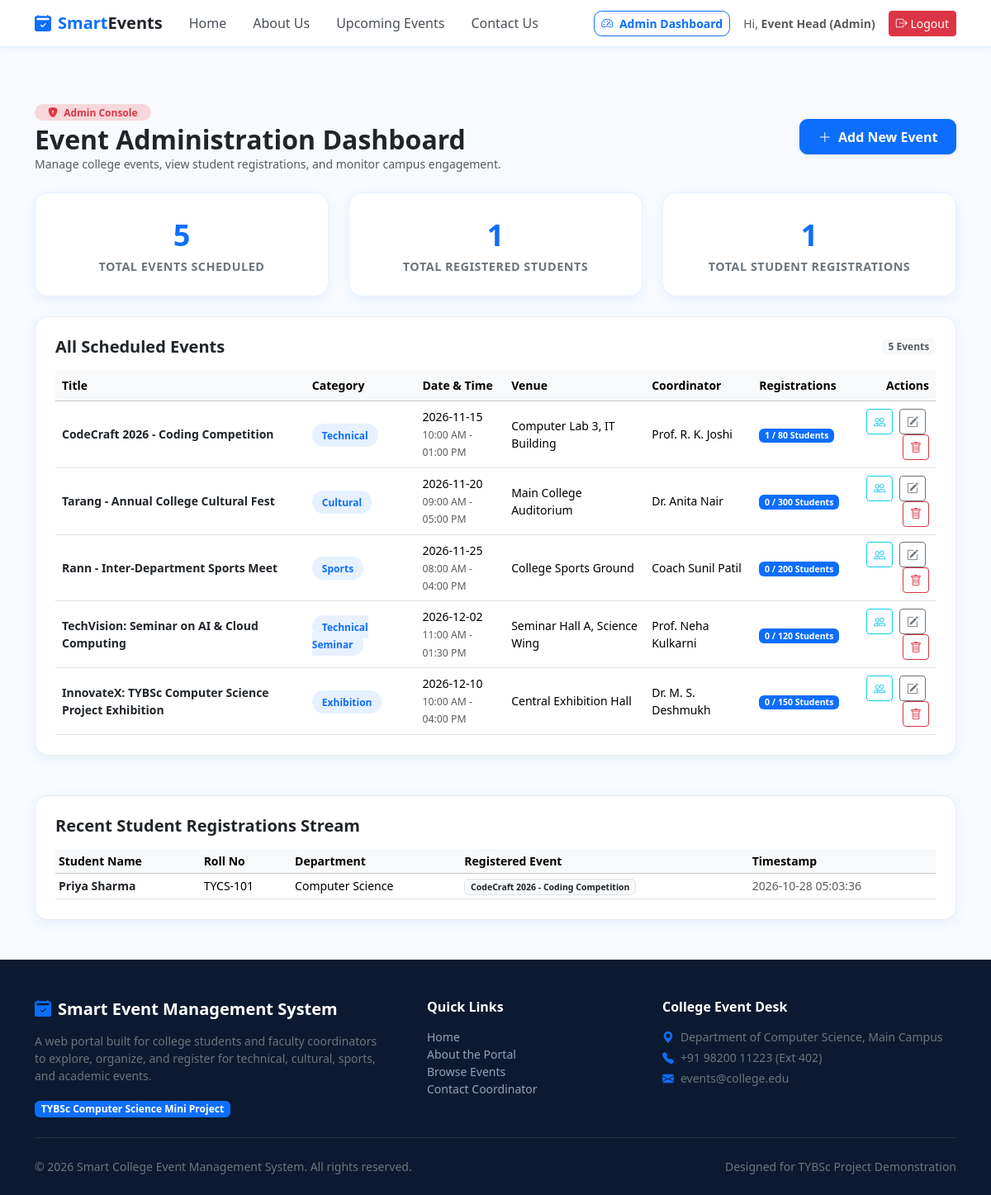
The page /admin/dashboard (signed in) on the database its author committed.
### tables this page shows
CREATE TABLE events (
            id INTEGER PRIMARY KEY AUTOINCREMENT,
            title TEXT NOT NULL,
            category TEXT NOT NULL,
            description TEXT NOT NULL,
            date TEXT NOT NULL,
            time TEXT NOT NULL,
            venue TEXT NOT NULL,
            coordinator TEXT NOT NULL,
            coordinator_phone TEXT,
            image_url TEXT,
            max_participants INTEGER DEFAULT 100,
            created_at TIMESTAMP DEFAULT CURRENT_TIMESTAMP
        );

CREATE TABLE registrations (
            id INTEGER PRIMARY KEY AUTOINCREMENT,
            user_id INTEGER NOT NULL,
            event_id INTEGER NOT NULL,
            registered_at TIMESTAMP DEFAULT CURRENT_TIMESTAMP,
            status TEXT DEFAULT 'Confirmed',
            FOREIGN KEY (user_id) REFERENCES users (id),
            FOREIGN KEY (event_id) REFERENCES events (id),
            UNIQUE (user_id, event_id)
        );

CREATE TABLE users (
            id INTEGER PRIMARY KEY AUTOINCREMENT,
            name TEXT NOT NULL,
            email TEXT UNIQUE NOT NULL,
            password TEXT NOT NULL,
            roll_no TEXT,
            department TEXT,
            year TEXT,
            phone TEXT,
            role TEXT DEFAULT 'student',
            created_at TIMESTAMP DEFAULT CURRENT_TIMESTAMP
        );

### app.py (the view)
@app.route('/admin/dashboard')
@admin_required
def admin_dashboard():
    conn = get_db()
    cursor = conn.cursor()
    cursor.execute("SELECT COUNT(*) FROM events")
    total_events = cursor.fetchone()[0]
    cursor.execute("SELECT COUNT(*) FROM users WHERE role = 'student'")
    total_students = cursor.fetchone()[0]
    cursor.execute("SELECT COUNT(*) FROM registrations")
    total_registrations = cursor.fetchone()[0]
    cursor.execute('''
        SELECT e.*, COUNT(r.id) as reg_count
        FROM events e
        LEFT JOIN registrations r ON e.id = r.event_id
        GROUP BY e.id
        ORDER BY e.date ASC
    ''')
    events_list = cursor.fetchall()
    cursor.execute('''
        SELECT r.id, r.registered_at, u.name as student_name, u.email as student_email,
               u.roll_no, u.department, e.title as event_title
        FROM registrations r
        JOIN users u ON r.user_id = u.id
        JOIN events e ON r.event_id = e.id
        ORDER BY r.registered_at DESC
        LIMIT 10
    ''')
    recent_registrations = cursor.fetchall()
    conn.close()
    return render_template(
        'admin_dashboard.html',
        total_events=total_events,
        total_students=total_students,
        total_registrations=total_registrations,
        events=events_list,
        recent_registrations=recent_registrations
    )

### templates/admin_dashboard.html (shortened to what this page needs)
{% extends 'base.html' %}
{% block content %}
<div class="container py-5">
    <div class="d-flex justify-content-between align-items-center mb-4 flex-wrap gap-3">
        <div>
            <span class="badge bg-danger-subtle text-danger fw-bold px-3 py-1 rounded-pill mb-1">
                <i class="bi bi-shield-lock-fill me-1"></i> Admin Console
            </span>
            <h2 class="fw-bold text-dark mb-0">Event Administration Dashboard</h2>
            <p class="text-muted small mb-0">Manage college events, view student registrations, and monitor campus engagement.</p>
        </div>
        <a href="{{ url_for('add_event') }}" class="btn btn-primary fw-bold shadow-sm">
            <i class="bi bi-plus-lg me-1"></i> Add New Event
        </a>
    </div>
    <div class="row g-4 mb-4">
        <div class="col-md-4">
            <div class="stat-box">
                <div class="stat-number">{{ total_events }}</div>
                <div class="stat-label">Total Events Scheduled</div>
            </div>
        </div>
        <div class="col-md-4">
            <div class="stat-box">
                <div class="stat-number">{{ total_students }}</div>
                <div class="stat-label">Total Registered Students</div>
            </div>
        </div>
        <div class="col-md-4">
            <div class="stat-box">
                <div class="stat-number">{{ total_registrations }}</div>
                <div class="stat-label">Total Student Registrations</div>
            </div>
        </div>
    </div>
    <div class="custom-card p-4 mb-5">
        <div class="d-flex justify-content-between align-items-center mb-3">
            <h5 class="fw-bold text-dark mb-0">All Scheduled Events</h5>
            <span class="badge bg-light text-muted">{{ events|length }} Events</span>
        </div>
        <div class="table-responsive">
            <table class="table table-hover align-middle small mb-0">
                <thead class="table-light">
                    <tr>
                        <th>Title</th>
                        <th>Category</th>
                        <th>Date & Time</th>
                        <th>Venue</th>
                        <th>Coordinator</th>
                        <th>Registrations</th>
                        <th class="text-end">Actions</th>
                    </tr>
                </thead>
                <tbody>
                    {% for event in events %}
                        <tr>
                            <td>
                                <a href="{{ url_for('event_detail', event_id=event['id']) }}" class="fw-bold text-dark text-decoration-none">
                                    {{ event['title'] }}
                                </a>
                            </td>
                            <td><span class="badge-category">{{ event['category'] }}</span></td>
                            <td>
                                <div>{{ event['date'] }}</div>
                                <small class="text-muted">{{ event['time'] }}</small>
                            </td>
                            <td>{{ event['venue'] }}</td>
                            <td>{{ event['coordinator'] }}</td>
                            <td>
                                <a href="{{ url_for('event_registrations', event_id=event['id']) }}" class="badge bg-primary text-white text-decoration-none">
                                    {{ event['reg_count'] }} / {{ event['max_participants'] }} Students
                                </a>
                            </td>
                            <td class="text-end">
                                <a href="{{ url_for('event_registrations', event_id=event['id']) }}" class="btn btn-outline-info btn-sm me-1" title="View Students">
                                    <i class="bi bi-people"></i>
                                </a>
                                <a href="{{ url_for('edit_event', event_id=event['id']) }}" class="btn btn-outline-secondary btn-sm me-1" title="Edit Event">
                                    <i class="bi bi-pencil-square"></i>
                                </a>
                                <form action="{{ url_for('delete_event', event_id=event['id']) }}" method="POST" class="d-inline" onsubmit="return confirmDelete('{{ event['title'] }}');">
                                    <button type="submit" class="btn btn-outline-danger btn-sm" title="Delete Event">
                                        <i class="bi bi-trash"></i>
                                    </button>
                                </form>
                            </td>
                        </tr>
                    {% else %}
                        <tr>
                            <td colspan="7" class="text-center py-4 text-muted">No events currently scheduled.</td>
                        </tr>
                    {% endfor %}
                </tbody>
            </table>
        </div>
    </div>
    <div class="custom-card p-4">
        <h5 class="fw-bold text-dark mb-3">Recent Student Registrations Stream</h5>
        {% if recent_registrations %}
            <div class="table-responsive">
                <table class="table table-sm align-middle small mb-0">
                    <thead class="table-light">
                        <tr>
                            <th>Student Name</th>
                            <th>Roll No</th>
                            <th>Department</th>
                            <th>Registered Event</th>
                            <th>Timestamp</th>
                        </tr>
                    </thead>
                    <tbody>
                        {% for reg in recent_registrations %}
                            <tr>
                                <td class="fw-semibold text-dark">{{ reg['student_name'] }}</td>
                                <td>{{ reg['roll_no'] or 'N/A' }}</td>
                                <td>{{ reg['department'] or 'Computer Science' }}</td>
                                <td><span class="badge bg-light text-dark border">{{ reg['event_title'] }}</span></td>
                                <td class="text-muted">{{ reg['registered_at'] }}</td>
                            </tr>
                        {% endfor %}
                    </tbody>
                </table>
            </div>
        {% else %}
            <p class="text-muted small mb-0">No registrations recorded yet.</p>
        {% endif %}
    </div>
</div>
{% endblock %}

### templates/base.html (shortened to what this page needs)
<!DOCTYPE html>
<html lang="en">
<head>
    <link href="https://cdn.jsdelivr.net/npm/bootstrap@5.3.3/dist/css/bootstrap.min.css" rel="stylesheet">
    <link rel="stylesheet" href="https://cdn.jsdelivr.net/npm/bootstrap-icons@1.11.3/font/bootstrap-icons.min.css">
    <link rel="stylesheet" href="{{ url_for('static', filename='css/style.css') }}">
</head>
<body>
    <nav class="navbar navbar-expand-lg sticky-top">
        <div class="container">
            <a class="navbar-brand d-flex items-center gap-2" href="{{ url_for('home') }}">
                <i class="bi bi-calendar2-check-fill text-primary"></i>
                <span>Smart<span class="text-dark">Events</span></span>
            </a>
            <div class="collapse navbar-collapse" id="navbarContent">
                <ul class="navbar-nav me-auto mb-2 mb-lg-0">
                    <li class="nav-item">
                        <a class="nav-link {% if request.endpoint == 'home' %}active{% endif %}" href="{{ url_for('home') }}">Home</a>
                    </li>
                    <li class="nav-item">
                        <a class="nav-link {% if request.endpoint == 'about' %}active{% endif %}" href="{{ url_for('about') }}">About Us</a>
                    </li>
                    <li class="nav-item">
                        <a class="nav-link {% if request.endpoint == 'events' %}active{% endif %}" href="{{ url_for('events') }}">Upcoming Events</a>
                    </li>
                    <li class="nav-item">
                        <a class="nav-link {% if request.endpoint == 'contact' %}active{% endif %}" href="{{ url_for('contact') }}">Contact Us</a>
                    </li>
                </ul>
                <ul class="navbar-nav ms-auto align-items-center gap-2">
                    {% if session.get('user_id') %}
                        {% if session.get('user_role') == 'admin' %}
                            <li class="nav-item">
                                <a class="btn btn-outline-primary btn-sm" href="{{ url_for('admin_dashboard') }}">
                                    <i class="bi bi-speedometer2 me-1"></i> Admin Dashboard
                                </a>
                            </li>
                        {% else %}
                            <li class="nav-item">
                                <a class="btn btn-outline-primary btn-sm" href="{{ url_for('student_dashboard') }}">
                                    <i class="bi bi-person-circle me-1"></i> My Dashboard
                                </a>
                            </li>
                        {% endif %}
                        <li class="nav-item text-muted small px-2">
                            Hi, <strong>{{ session.get('user_name') }}</strong>
                        </li>
                        <li class="nav-item">
                            <a class="btn btn-danger btn-sm" href="{{ url_for('logout') }}">
                                <i class="bi bi-box-arrow-right"></i> Logout
                            </a>
                        </li>
                    {% endif %}
                </ul>
            </div>
        </div>
    </nav>
    <main>
        {% block content %}{% endblock %}
    </main>
    <footer>
        <div class="container">
            <div class="row g-4">
                <div class="col-md-5">
                    <h5 class="text-white fw-bold mb-3">
                        <i class="bi bi-calendar2-check-fill text-primary me-2"></i>Smart Event Management System
                    </h5>
                    <p class="text-secondary small pe-md-4">
                        A web portal built for college students and faculty coordinators to explore, organize, and register for technical, cultural, sports, and academic events.
                    </p>
                    <span class="badge bg-primary text-white">TYBSc Computer Science Mini Project</span>
                </div>
                <div class="col-md-3">
                    <h6 class="text-white fw-semibold mb-3">Quick Links</h6>
                    <ul class="list-unstyled small space-y-2">
                        <li><a href="{{ url_for('home') }}">Home</a></li>
                        <li><a href="{{ url_for('about') }}">About the Portal</a></li>
                        <li><a href="{{ url_for('events') }}">Browse Events</a></li>
                        <li><a href="{{ url_for('contact') }}">Contact Coordinator</a></li>
                    </ul>
                </div>
                <div class="col-md-4">
                    <h6 class="text-white fw-semibold mb-3">College Event Desk</h6>
                    <p class="small text-secondary mb-1">
                        <i class="bi bi-geo-alt-fill text-primary me-2"></i>Department of Computer Science, Main Campus
                    </p>
                    <p class="small text-secondary mb-1">
                        <i class="bi bi-telephone-fill text-primary me-2"></i>+91 98200 11223 (Ext 402)
                    </p>
                    <p class="small text-secondary">
                        <i class="bi bi-envelope-fill text-primary me-2"></i>events@college.edu
                    </p>
                </div>
            </div>
            <hr class="border-secondary my-4">
            <div class="d-flex flex-column flex-sm-row justify-content-between align-items-center small text-secondary">
                <p class="mb-0">© 2026 Smart College Event Management System. All rights reserved.</p>
                <p class="mb-0">Designed for TYBSc Project Demonstration</p>
            </div>
        </div>
    </footer>
</body>
</html>

### rows shown on the page
events: title "CodeCraft 2026 - Coding Competition", category "Technical", date "2026-11-15", time "10:00 AM - 01:00 PM", venue "Computer Lab 3, IT Building", coordinator "Prof. R. K. Joshi", reg_count "1", max_participants "80"
events: title "Tarang - Annual College Cultural Fest", category "Cultural", date "2026-11-20", time "09:00 AM - 05:00 PM", venue "Main College Auditorium", coordinator "Dr. Anita Nair", reg_count "0", max_participants "300"
events: title "Rann - Inter-Department Sports Meet", category "Sports", date "2026-11-25", time "08:00 AM - 04:00 PM", venue "College Sports Ground", coordinator "Coach Sunil Patil", reg_count "0", max_participants "200"
events: title "TechVision: Seminar on AI & Cloud Computing", category "Technical Seminar", date "2026-12-02", time "11:00 AM - 01:30 PM", venue "Seminar Hall A, Science Wing", coordinator "Prof. Neha Kulkarni", reg_count "0", max_participants "120"
events: title "InnovateX: TYBSc Computer Science Project Exhibition", category "Exhibition", date "2026-12-10", time "10:00 AM - 04:00 PM", venue "Central Exhibition Hall", coordinator "Dr. M. S. Deshmukh", reg_count "0", max_participants "150"
registrations: student_name "Priya Sharma", roll_no "TYCS-101", department "Computer Science", event_title "CodeCraft 2026 - Coding Competition", registered_at "2026-10-28 05:03:36"

### other values the page prints
{{ session.get('user_name') }} "Event Head (Admin)"
{{ total_events }} "5"
{{ total_students }} "1"
{{ total_registrations }} "1"
{{ events|length }} "5"
